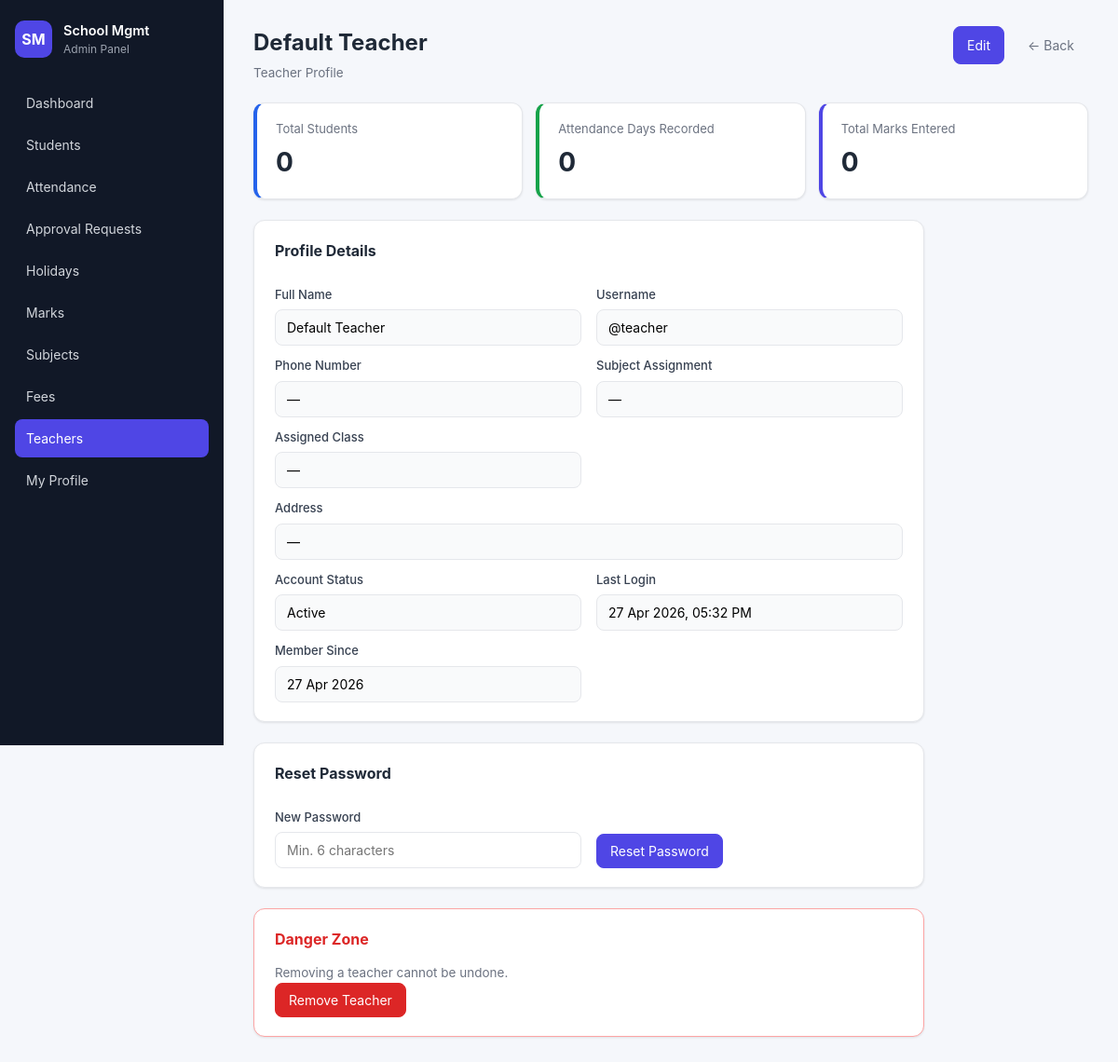
/teachers/2 (signed in), run on the app's committed database.
### app.py (models this page shows, shortened)
class User(UserMixin, db.Model):
    __tablename__ = "users"
    id = db.Column(db.Integer, primary_key=True)
    username = db.Column(db.String(80), unique=True, nullable=False)
    full_name = db.Column(db.String(120), nullable=False)
    password_hash = db.Column(db.String(255), nullable=False)
    role = db.Column(db.String(20), nullable=False)  # 'admin' or 'teacher'
    must_change_password = db.Column(db.Boolean, nullable=False, default=False)
    phone = db.Column(db.String(20), nullable=True)
    address = db.Column(db.String(250), nullable=True)
    subject_assignment = db.Column(db.String(250), nullable=True)  # free-text e.g. "Maths, Science"
    last_login = db.Column(db.DateTime, nullable=True)
    assigned_class = db.Column(db.String(40), nullable=True)
    assigned_section = db.Column(db.String(20), nullable=True)
    created_at = db.Column(db.DateTime, default=datetime.utcnow)

### app.py (the view)
@app.route("/teachers/<int:uid>")
@role_required("admin")
def teacher_detail(uid):
    u = db.session.get(User, uid) or abort(404)
    if u.role != "teacher":
        abort(400)
    total_students = Student.query.count()
    total_attendance_days = db.session.query(Attendance.date).distinct().count()
    total_marks = Mark.query.count()
    return render_template("teacher_detail.html", teacher=u,
                           total_students=total_students,
                           total_attendance_days=total_attendance_days,
                           total_marks=total_marks)

### app.py (called while the page is built, shortened)
@login_manager.user_loader
def load_user(user_id):
    return db.session.get(User, int(user_id))

def role_required(*roles):
    def decorator(fn):
        @wraps(fn)
        @login_required
        def wrapper(*args, **kwargs):
            if current_user.role not in roles:
                abort(403)
            return fn(*args, **kwargs)
        return wrapper
    return decorator

@app.context_processor
def inject_globals():
    att_pending = 0
    marks_pending = 0
    try:
        from flask_login import current_user as cu
        if cu.is_authenticated and cu.role == "admin":
            att_pending = AttendanceRequest.query.filter_by(status="Pending").count()
            marks_pending = MarksRequest.query.filter_by(status="Pending").count()
    except Exception:
        pass
    return {
        "class_options": CLASS_OPTIONS,
        "section_options": SECTION_OPTIONS,
        "payment_modes": PAYMENT_MODES,
        "nav_pending_requests": att_pending,
        "nav_marks_pending": marks_pending,
    }

@app.before_request
def force_password_change():
    if not current_user.is_authenticated:
        return
    if not getattr(current_user, "must_change_password", False):
        return

### templates/teacher_detail.html (shortened to what this page needs)
{% extends "base.html" %}
{% block content %}
<div class="page-header">
  <div>
    <h1>{{ teacher.full_name }}</h1>
    <p class="muted">Teacher Profile</p>
  </div>
  <div style="display:flex;gap:10px;">
    <a href="{{ url_for('teacher_edit', uid=teacher.id) }}" class="btn btn-primary">Edit</a>
    <a href="{{ url_for('teachers') }}" class="btn btn-ghost">&larr; Back</a>
  </div>
</div>
<div class="stats-grid" style="grid-template-columns: repeat(3, 1fr);">
  <div class="stat-card stat-blue">
    <div class="stat-label">Total Students</div>
    <div class="stat-value">{{ total_students }}</div>
  </div>
  <div class="stat-card stat-green">
    <div class="stat-label">Attendance Days Recorded</div>
    <div class="stat-value">{{ total_attendance_days }}</div>
  </div>
  <div class="stat-card stat-amber">
    <div class="stat-label">Total Marks Entered</div>
    <div class="stat-value">{{ total_marks }}</div>
  </div>
</div>
<div class="card form-card">
  <h2 style="margin-top:0;">Profile Details</h2>
  <div class="form grid-2" style="pointer-events:none;">
    <div>
      <label>Full Name</label>
      <input type="text" value="{{ teacher.full_name }}" readonly style="background:#f9fafb;" />
    </div>
    <div>
      <label>Username</label>
      <input type="text" value="@{{ teacher.username }}" readonly style="background:#f9fafb;" />
    </div>
    <div>
      <label>Phone Number</label>
      <input type="text" value="{{ teacher.phone or '—' }}" readonly style="background:#f9fafb;" />
    </div>
    <div>
      <label>Subject Assignment</label>
      <input type="text" value="{{ teacher.subject_assignment or '—' }}" readonly style="background:#f9fafb;" />
    </div>
    <div>
      <label>Assigned Class</label>
      <input type="text" value="{{ teacher.assigned_class or '—' }}{% if teacher.assigned_section %} · Section {{ teacher.assigned_section }}{% endif %}" readonly style="background:#f9fafb;" />
    </div>
    <div class="span-2">
      <label>Address</label>
      <input type="text" value="{{ teacher.address or '—' }}" readonly style="background:#f9fafb;" />
    </div>
    <div>
      <label>Account Status</label>
      <input type="text" value="{{ 'Pending password change' if teacher.must_change_password else 'Active' }}" readonly style="background:#f9fafb;" />
    </div>
    <div>
      <label>Last Login</label>
      <input type="text" value="{{ teacher.last_login.strftime('%d %b %Y, %I:%M %p') if teacher.last_login else 'Never' }}" readonly style="background:#f9fafb;" />
    </div>
    <div>
      <label>Member Since</label>
      <input type="text" value="{{ teacher.created_at.strftime('%d %b %Y') }}" readonly style="background:#f9fafb;" />
    </div>
  </div>
</div>
<div class="card form-card">
  <h2 style="margin-top:0;">Reset Password</h2>
  <form method="POST" action="{{ url_for('teacher_reset', uid=teacher.id) }}" class="form grid-2" onsubmit="return confirm('Reset password for this teacher?');">
    <div>
      <label>New Password</label>
      <input type="password" name="new_password" placeholder="Min. 6 characters" minlength="6" required />
    </div>
    <div style="display:flex;align-items:flex-end;">
      <button class="btn btn-primary" type="submit">Reset Password</button>
    </div>
  </form>
</div>
<div class="card form-card" style="border:1px solid #fca5a5;">
  <h2 style="margin-top:0;color:#dc2626;">Danger Zone</h2>
  <p class="muted">Removing a teacher cannot be undone.</p>
  <form method="POST" action="{{ url_for('teacher_delete', uid=teacher.id) }}" onsubmit="return confirm('Permanently remove {{ teacher.full_name }}?');">
    <button class="btn btn-danger" type="submit">Remove Teacher</button>
  </form>
</div>
{% endblock %}

### templates/base.html (shortened to what this page needs)
<!DOCTYPE html>
<html lang="en">
<head>
  <link rel="stylesheet" href="{{ url_for('static', filename='style.css') }}" />
</head>
<body>
{% if current_user.is_authenticated %}
  <div class="layout">
    <aside class="sidebar" id="sidebar">
      <div class="brand">
        <div class="brand-logo">SM</div>
        <div>
          <div class="brand-name">School Mgmt</div>
          <div class="brand-sub">{{ current_user.role|capitalize }} Panel</div>
        </div>
      </div>
      <nav>
        <a href="{{ url_for('dashboard') }}" class="nav-link {% if request.endpoint == 'dashboard' %}active{% endif %}">Dashboard</a>
        <a href="{{ url_for('students') }}" class="nav-link {% if request.endpoint and request.endpoint.startswith('student') %}active{% endif %}">Students</a>
        <a href="{{ url_for('attendance') }}" class="nav-link {% if request.endpoint == 'attendance' %}active{% endif %}">Attendance</a>
        {% if current_user.role == 'admin' %}
          <a href="{{ url_for('approval_requests') }}" class="nav-link {% if request.endpoint == 'approval_requests' %}active{% endif %}">
            Approval Requests
            {% set total_pending = nav_pending_requests + nav_marks_pending %}
          </a>
          <a href="{{ url_for('holidays') }}" class="nav-link {% if request.endpoint == 'holidays' %}active{% endif %}">Holidays</a>
        {% endif %}
        <a href="{{ url_for('marks') }}" class="nav-link {% if request.endpoint and request.endpoint.startswith('mark') %}active{% endif %}">Marks</a>
        {% if current_user.role == 'admin' %}
          <a href="{{ url_for('subjects') }}" class="nav-link {% if request.endpoint == 'subjects' %}active{% endif %}">Subjects</a>
        {% endif %}
        {% if current_user.role == 'admin' %}
          <a href="{{ url_for('fees') }}" class="nav-link {% if request.endpoint and request.endpoint.startswith('fee') %}active{% endif %}">Fees</a>
          <a href="{{ url_for('teachers') }}" class="nav-link {% if request.endpoint and request.endpoint.startswith('teacher') %}active{% endif %}">Teachers</a>
        {% endif %}
        <a href="{{ url_for('my_profile') }}" class="nav-link {% if request.endpoint == 'my_profile' %}active{% endif %}">My Profile</a>
      </nav>
    </aside>
    <main class="content">
      {% block content %}{% endblock %}
    </main>
  </div>
{% endif %}
</body>
</html>

### static/style.css (style rules this page uses)
:root { --bg: #f5f7fb; --surface: #ffffff; --text: #1f2937; --muted: #6b7280; --border: #e5e7eb; --primary: #4f46e5; --primary-hover: #4338ca; --danger: #dc2626; --green: #16a34a; --red: #dc2626; --blue: #2563eb; --purple: #7c3aed; --shadow: 0 1px 2px rgba(0,0,0,0.04), 0 1px 3px rgba(0,0,0,0.06); }
* { box-sizing: border-box; }
html, body { margin: 0; padding: 0; font-family: -apple-system, BlinkMacSystemFont, "Segoe UI", Roboto, Helvetica, Arial, sans-serif; background: var(--bg); color: var(--text); font-size: 14.5px; line-height: 1.5; }
a { color: var(--primary); text-decoration: none; }
.layout { display: flex; min-height: 100vh; }
.sidebar { width: 240px; background: #111827; color: #d1d5db; display: flex; flex-direction: column; padding: 22px 16px; position: sticky; top: 0; height: 100vh; }
.brand { display: flex; align-items: center; gap: 12px; margin-bottom: 28px; }
.brand-logo { background: var(--primary); color: white; width: 40px; height: 40px; border-radius: 10px; display: flex; align-items: center; justify-content: center; font-weight: 700; font-size: 16px; }
.brand-name { color: white; font-weight: 600; }
.brand-sub { font-size: 12px; color: #9ca3af; }
nav { display: flex; flex-direction: column; gap: 4px; flex: 1; }
.nav-link { color: #d1d5db; padding: 10px 12px; border-radius: 8px; font-size: 14px; transition: background 0.15s; }
.nav-link.active { background: var(--primary); color: white; }
.content { flex: 1; padding: 28px 32px; max-width: 100%; overflow-x: auto; }
.page-header { display: flex; justify-content: space-between; align-items: flex-start; flex-wrap: wrap; gap: 12px; margin-bottom: 22px; }
.page-header h1 { margin: 0 0 4px; font-size: 24px; }
.muted { color: var(--muted); margin: 0; font-size: 13.5px; }
.card { background: var(--surface); border: 1px solid var(--border); border-radius: 12px; padding: 20px 22px; box-shadow: var(--shadow); margin-bottom: 22px; }
.card h2 { margin-top: 0; font-size: 16px; margin-bottom: 14px; }
.form-card { max-width: 720px; }
.stats-grid { display: grid; grid-template-columns: repeat(auto-fit, minmax(180px, 1fr)); gap: 14px; margin-bottom: 22px; }
.stat-card { background: var(--surface); border: 1px solid var(--border); border-radius: 12px; padding: 18px 20px; box-shadow: var(--shadow); border-left: 4px solid var(--primary); }
.stat-card.stat-blue { border-left-color: var(--blue); }
.stat-card.stat-green { border-left-color: var(--green); }
.stat-label { color: var(--muted); font-size: 13px; }
.stat-value { font-size: 28px; font-weight: 700; margin-top: 4px; }
.form { display: block; }
.form label { display: block; font-size: 13px; font-weight: 500; margin: 12px 0 6px; color: #374151; }
.form input, .form select, .form textarea { width: 100%; padding: 10px 12px; border: 1px solid var(--border); border-radius: 8px; font-size: 14px; background: white; font-family: inherit; }
.grid-2 { display: grid; grid-template-columns: 1fr 1fr; gap: 0 16px; }
.grid-2 > .span-2, .grid-4 > .span-4 { grid-column: 1 / -1; }
.btn { display: inline-block; padding: 9px 14px; border-radius: 8px; border: 1px solid var(--border); background: white; color: var(--text); font-size: 14px; cursor: pointer; text-decoration: none; font-family: inherit; transition: background 0.12s, border-color 0.12s; }
.btn-primary { background: var(--primary); color: white; border-color: var(--primary); }
.btn-danger { color: white; background: var(--danger); border-color: var(--danger); }
.btn-ghost { background: transparent; border-color: transparent; color: var(--muted); }

### data on the page
User: role "Admin"
User: full_name "Default Teacher", username "@teacher", phone "—", subject_assignment "—", assigned_class "—", address "—", must_change_password "Active", last_login "27 Apr 2026, 05:32 PM", created_at "27 Apr 2026"

### other printed values
{{ total_students }} "0"
{{ total_attendance_days }} "0"
{{ total_marks }} "0"
